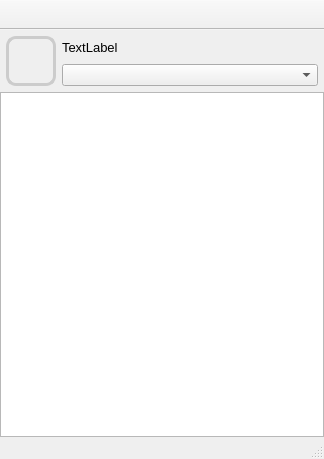
<?xml version="1.0" encoding="UTF-8"?>
<ui version="4.0">
 <class>form_MainWindow</class>
 <widget class="QMainWindow" name="form_MainWindow">
  <property name="geometry">
   <rect>
    <x>0</x>
    <y>0</y>
    <width>324</width>
    <height>459</height>
   </rect>
  </property>
  <property name="windowTitle">
   <string>I2P-Messenger</string>
  </property>
  <property name="windowIcon">
   <iconset resource="resourcen.qrc">
    <normaloff>:/icons/userblue24.png</normaloff>:/icons/userblue24.png</iconset>
  </property>
  <property name="locale">
   <locale language="English" country="UnitedStates"/>
  </property>
  <widget class="QWidget" name="centralwidget">
   <layout class="QGridLayout" name="gridLayout_2">
    <property name="leftMargin">
     <number>0</number>
    </property>
    <property name="topMargin">
     <number>0</number>
    </property>
    <property name="rightMargin">
     <number>0</number>
    </property>
    <property name="bottomMargin">
     <number>0</number>
    </property>
    <property name="horizontalSpacing">
     <number>6</number>
    </property>
    <property name="verticalSpacing">
     <number>0</number>
    </property>
    <item row="0" column="0">
     <widget class="QFrame" name="frame">
      <property name="styleSheet">
       <string notr="true"/>
      </property>
      <property name="frameShape">
       <enum>QFrame::NoFrame</enum>
      </property>
      <property name="frameShadow">
       <enum>QFrame::Raised</enum>
      </property>
      <layout class="QGridLayout" name="gridLayout">
       <property name="leftMargin">
        <number>6</number>
       </property>
       <property name="topMargin">
        <number>6</number>
       </property>
       <property name="rightMargin">
        <number>6</number>
       </property>
       <property name="bottomMargin">
        <number>6</number>
       </property>
       <item row="0" column="0" rowspan="2">
        <widget class="QLabel" name="avatarlabel">
         <property name="minimumSize">
          <size>
           <width>50</width>
           <height>50</height>
          </size>
         </property>
         <property name="maximumSize">
          <size>
           <width>50</width>
           <height>50</height>
          </size>
         </property>
         <property name="styleSheet">
          <string notr="true">QLabel{ 
border: 3px solid #CCCCCC;
border-radius: 10px;
}</string>
         </property>
         <property name="text">
          <string/>
         </property>
        </widget>
       </item>
       <item row="1" column="1">
        <widget class="QComboBox" name="comboBox">
         <property name="insertPolicy">
          <enum>QComboBox::NoInsert</enum>
         </property>
        </widget>
       </item>
       <item row="0" column="1">
        <widget class="QLabel" name="nicknamelabel">
         <property name="font">
          <font>
           <pointsize>10</pointsize>
          </font>
         </property>
         <property name="text">
          <string>TextLabel</string>
         </property>
        </widget>
       </item>
      </layout>
     </widget>
    </item>
    <item row="1" column="0">
     <widget class="QListWidget" name="listWidget">
      <property name="contextMenuPolicy">
       <enum>Qt::CustomContextMenu</enum>
      </property>
      <property name="editTriggers">
       <set>QAbstractItemView::AllEditTriggers</set>
      </property>
     </widget>
    </item>
   </layout>
  </widget>
  <widget class="QStatusBar" name="statusbar"/>
  <widget class="QToolBar" name="toolBar">
   <property name="enabled">
    <bool>true</bool>
   </property>
   <property name="minimumSize">
    <size>
     <width>21</width>
     <height>30</height>
    </size>
   </property>
   <property name="contextMenuPolicy">
    <enum>Qt::NoContextMenu</enum>
   </property>
   <property name="movable">
    <bool>false</bool>
   </property>
   <property name="orientation">
    <enum>Qt::Horizontal</enum>
   </property>
   <property name="floatable">
    <bool>false</bool>
   </property>
   <attribute name="toolBarArea">
    <enum>TopToolBarArea</enum>
   </attribute>
   <attribute name="toolBarBreak">
    <bool>false</bool>
   </attribute>
  </widget>
 </widget>
 <resources>
  <include location="resourcen.qrc"/>
 </resources>
 <connections/>
</ui>
